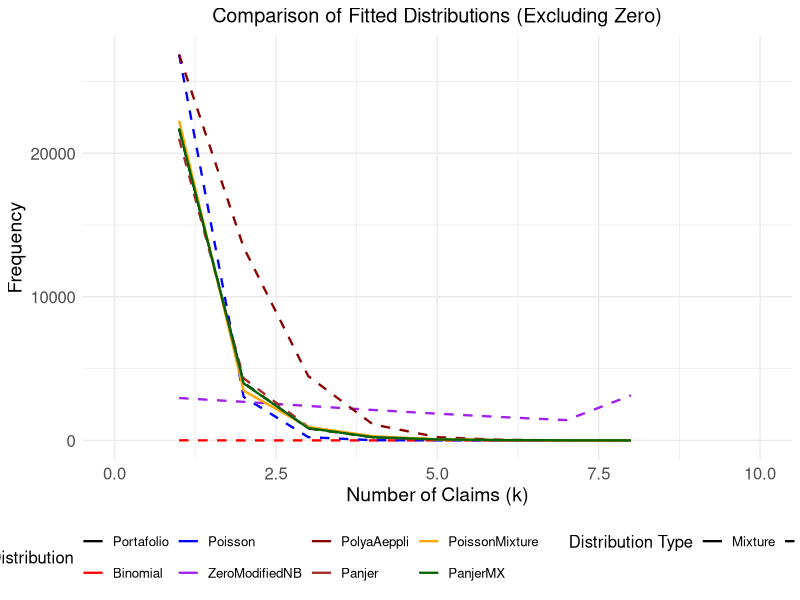

The R script that drew this image:
library(reshape2)
library(ggplot2)

# Final code

# Define the portfolio C0 with the provided data.
# You can change the portfolio to analyze different datasets.
C0 <- c(122628, 21686, 4014, 832, 224, 68, 17, 7, 7)

# Create a vector 'k' representing the events (0, 1, 2, ...).
k <- c(0:(length(C0) - 1))

# Calculate the length of vector 'k'.
limitek <- length(k)

# Calculate the probabilities of each event.
Prob <- (C0) / sum(C0, na.rm = TRUE)

# Calculate the expectation (expected value) of the distribution.
Esp <- sum((k * C0) / sum(C0, na.rm = TRUE), na.rm = TRUE)

# Calculate the variance of the distribution.
Var <- sum(C0 / sum(C0, na.rm = TRUE) * (k - Esp)^2, na.rm = TRUE)

# Calculate the dispersion index (variance/expectation).
Indice <- Var / Esp

# Binomial Distribution
# Calculate the binomial distribution for each event in 'k'.
binomial <- dbinom(k, 14, Esp / sum(C0, na.rm = TRUE)) * sum(C0, na.rm = TRUE)
# Round the binomial distribution values to 2 decimal places.
binomial_rounded <- round(binomial, 2)
# Calculate the estimated probability 'pest'.
pest <- round(Esp / sum(C0, na.rm = TRUE), 6)
# Calculate the sum of the binomial distribution values.
sum_binomial <- sum(binomial)

# Poisson Distribution
# Calculate the Poisson distribution for each event in 'k'.
Poisson <- dpois(k, Esp) * sum(C0, na.rm = TRUE)
# Round the Poisson distribution values to 2 decimal places.
Poisson_rounded <- round(Poisson, 2)
# Calculate the sum of the Poisson distribution values.
sum_Poisson <- sum(Poisson)

# Negative Binomial Distribution
# Calculate the negative binomial distribution for each event in 'k'.
BN <- dnbinom(k, Esp^2 / (Var - Esp), Esp / Var) * sum(C0, na.rm = TRUE)
# Round the negative binomial distribution values to 2 decimal places.
BN_rounded <- round(BN, 2)
# Calculate the estimated parameters 'r_est' and 'p_est'.
r_est <- Esp^2 / (Var - Esp)
p_est <- Esp / Var
# Calculate the sum of the negative binomial distribution values.
sum_BN <- sum(BN)

# Panjer Distribution
# Calculate the parameters 'qm', 'rmo', 'alpha', and 'beta'.
qm <- 1 - Esp / Var
rmo <- Esp^2 / (Var - Esp)
alpha <- qm
beta <- (rmo - 1) * qm

# Calculate the Panjer distribution for each event in 'k'.
Panjer <- gamma(rmo + k) / (gamma(rmo) * factorial(k)) * alpha^k * (1 - alpha)^rmo * sum(C0, na.rm = TRUE)
# Round the Panjer distribution values to 2 decimal places.
Panjer_rounded <- round(Panjer, 2)
# Calculate the sum of the Panjer distribution values.
sum_Panjer <- sum(Panjer)

# Mixture of distributions

# Necessary functions for estimations

# Function to calculate sample factorial moments.
# Prob is the relative frequency of an event (0,1,2,...)
# limitek is the length of the absolute frequency vector.
# Returns the first 4 factorial moments.
MoFactorial <- function(Prob, limitek) {
  momf <- vector()
  for (r in 1:4) {
    suma <- 0
    for (l in r:(limitek - 1)) {
      a <- gamma(l + 1) / gamma(l + 1 - r) * Prob[l + 1]
      suma <- suma + a
      momf[r] <- suma
    }
  }
  return(momf)
}

# Poisson Mixture
# Calculate sample factorial moments.
m <- MoFactorial(Prob, limitek)
# Calculate parameter 'theta'.
theta <- (m[3] - m[1] * m[2]) / (m[2] - m[1]^2)
# Calculate parameter 'gamma'.
gamma <- (m[1] * m[3] - m[2]^2) / (m[2] - m[1]^2)
# Calculate parameters 'lambda1' and 'lambda2'.
lambda1 <- theta / 2 + sqrt((theta / 2)^2 - gamma)
lambda2 <- theta / 2 - sqrt((theta / 2)^2 - gamma)
# Calculate parameter 'omega'.
omega <- (m[1] - lambda2) / (lambda1 - lambda2)

# Calculate Poisson distribution.
Pois <- c(dpois(k, m[1]) * sum(C0))
# Calculate the Poisson mixture distribution.
Poismix <- omega * c(dpois(k, lambda1) * sum(C0)) + (1 - omega) * c(dpois(k, lambda2) * sum(C0))
# Round the Poisson mixture values to 2 decimal places.
Poismix_rounded <- round(Poismix, 2)

# Negative Binomial Mixture
# Function to calculate Negative Binomial Distribution
# m is the vector of sample moments
# Esp is the sample expectation
# C0 is the portfolio
# k is the vector of events 0,1,2 ...
# Returns the distribution that fits the data
MixBN <- function(m, Esp, C0, k) {
  x <- (7 * m[2]^3 + 4 * m[3]^2 - 3 * m[2] * m[4] + 4 * Esp^2 * m[4] - 12 * Esp * m[2] * m[3])
  y <- (16 * m[2]^3 + 3 * m[3]^2 - 2 * m[2] * m[4] + 5 * Esp^2 * m[4] - 22 * Esp * m[2] * m[3])
  z <- 2 * (6 * m[2]^3 + Esp^2 * m[4] - 6 * Esp * m[2] * m[3])
  w <- (m[2]^3 + m[3]^2 - m[2] * m[4] + Esp^2 * m[4] - 2 * Esp * m[2] * m[3])
  
  pol <- c((z / w), (y / w), (x / w), 1)
  raices <- polyroot(pol)
  
  for (i in 1:3) {
    if (Im(raices[i]) < 0.001) {
      raizmayor <- raices[i]
      break
    }
  }
  
  for (i in 1:3) {
    if (Im(raices[i]) < 0.001 && Re(raices[i]) > Re(raizmayor)) {
      raizmayor <- raices[i]
    }
  }
  r <- Re(raizmayor)
  
  theta <- (r * m[3] - (r + 2) * Esp * m[2]) / ((r + 2) * (r * m[2] - (r + 1) * Esp^2))
  game <- ((r + 1) * Esp * m[3] - (r + 2) * m[2]^2) / ((r + 1) * (r + 2) * (r * m[2] - (r + 1) * Esp^2))
  
  pp1 <- theta / 2 + sqrt((theta / 2)^2 - game)
  p1 <- 1 / (pp1 + 1)
  pp2 <- theta / 2 - sqrt((theta / 2)^2 - game)
  p2 <- 1 / (pp2 + 1)
  
  omega2 <- ((Esp * p2 - r * (1 - p2)) * p1) / (r * (p2 - p1))
  BNMix <- c((gamma(r + k) / (gamma(r) * factorial(k))) * (omega2 * p1^r * (1 - p1)^k + (1 - omega2) * p2^r * (1 - p2)^k) * sum(C0, na.rm = TRUE))
}

# Calculate the negative binomial mixture distribution.
MixturaBN_result <- MixBN(m, Esp, C0, k)
# Round the negative binomial mixture values to 2 decimal places.
MixturaBN_rounded <- round(MixturaBN_result, 2)

# Panjer Mixture r1
# Function to calculate the positive roots of a cubic polynomial
# m is the vector of sample factorial moments
# Returns the estimated value of r
raices_validas <- function(m) {
  x <- (7 * m[2]^3 + 4 * m[3]^2 - 3 * m[2] * m[4] + 4 * m[1]^2 * m[4] - 12 * m[1] * m[2] * m[3])
  y <- (16 * m[2]^3 + 3 * m[3]^2 - 2 * m[2] * m[4] + 5 * m[1]^2 * m[4] - 22 * m[1] * m[2] * m[3])
  z <- 2 * (6 * m[2]^3 + m[1]^2 * m[4] - 6 * m[1] * m[2] * m[3])
  w <- (m[2]^3 + m[3]^2 - m[2] * m[4] + m[1]^2 * m[4] - 2 * m[1] * m[2] * m[3])
  
  pol <- c((z / w), (y / w), (x / w), 1)
  raices <- polyroot(pol)
  
  raices_validas <- vector()
  j <- 1
  for (i in 1:3) {
    if (Im(raices[i]) < 0.001 & Re(raices[i]) >= 0) {
      j <- j + 1
      raices_validas[j] <- raices[i]
    }
  }
  r <- Re(raices_validas)
  r <- r[!is.na(r)]
}

# Calculate the valid roots of the polynomial.
r <- raices_validas(m)

# Function to estimate parameters alpha and omega
# r is the vector of positive roots of a cubic polynomial
# m is the vector of sample factorial moments
# Returns the parameters of the mixture
Parametros <- function(r, m) {
  Matriz_parametros <- matrix(nrow = length(r), ncol = 6)
  for (i in 1:length(r)) {
    theta <- (r[i] * m[3] - (r[i] + 2) * m[1] * m[2]) / ((r[i] + 2) * (r[i] * m[2] - (r[i] + 1) * m[1]^2))
    game <- ((r[i] + 1) * m[1] * m[3] - (r[i] + 2) * m[2]^2) / ((r[i] + 1) * (r[i] + 2) * (r[i] * m[2] - (r[i] + 1) * m[1]^2))
    pp1 <- theta / 2 + sqrt((theta / 2)^2 - game)
    alpha1 <- pp1 / (pp1 + 1)
    pp2 <- theta / 2 - sqrt((theta / 2)^2 - game)
    alpha2 <- pp2 / (pp2 + 1)
    beta1 <- alpha1 * (r[i] - 1)
    beta2 <- alpha2 * (r[i] - 1)
    omega <- ((m[1] * (1 - alpha2) - r[i] * alpha2)) * (1 - alpha1) / (r[i] * (alpha1 - alpha2))
    vector_parametros <- c(r[i], alpha1, beta1, alpha2, beta2, omega)
    Matriz_parametros[i, ] <- vector_parametros
  }
  Matriz_parametros
}

# Estimate the parameters of the Panjer mixture.
parest <- Parametros(r, m)

# Function to calculate the Panjer mixture distribution
MixPanjer <- function(r, alpha1, alpha2, omega) {
  PjMix <- c((gamma(r + k) / (gamma(r) * factorial(k))) * (omega * alpha1^k * (1 - alpha1)^r + (1 - omega) * alpha2^k * (1 - alpha2)^r) * sum(C0))
  PjMix
}

# Obtain the two distributions.
PanjerMX_list <- list()
for (i in 1:nrow(parest)) {
  sol <- MixPanjer(parest[i, 1], parest[i, 2], parest[i, 4], parest[i, 6])
  PanjerMX_list[[i]] <- sol
}

# store the last Panjer mixed distribution in PanjerMX
PanjerMX <- PanjerMX_list[[length(PanjerMX_list)]]
# Round the PanjerMX values to 2 decimal places.
PanjerMX_rounded <- round(PanjerMX, 2)



# Zero-Modified Negative Binomial (ZM-NB)
# Function to calculate the ZM-NB distribution
ZM_NB <- function(C0, k) {
  p0_obs <- C0[1] / sum(C0)  # Observed probability of zero
  if (p0_obs == 1) {
    zm_nb <- ifelse(k == 0, sum(C0), 0)
  } else {
    # Estimate parameters using method of moments (simplified)
    mean_pos <- sum(k * C0[-1]) / sum(C0[-1])
    var_pos <- sum((k - mean_pos)^2 * C0[-1]) / sum(C0[-1])
    
    if (var_pos > mean_pos) {
      r_est <- mean_pos^2 / (var_pos - mean_pos)
      p_est <- mean_pos / var_pos
      p0_nb <- (p_est)^r_est
      omega <- (C0[1] - sum(C0) * p0_nb) / (sum(C0) * (1 - p0_nb))
      
      if (omega < 0 || omega > 1) {
        zm_nb <- rep(NA, length(k)) # Indicate invalid parameters
      } else {
        zm_nb <- ifelse(k == 0, sum(C0) * omega, (1 - omega) * sum(C0) * dnbinom(k[k > 0], r_est, p_est))
        zm_nb[1] <- sum(C0) * omega
      }
    } else {
      zm_nb <- rep(NA, length(k)) # Indicate invalid parameters
    }
  }
  return(zm_nb)
}

ZM_NB_dist <- ZM_NB(C0, k)
ZM_NB_rounded <- round(ZM_NB_dist, 2)

# Pólya-Aeppli Distribution
# Function to calculate the Pólya-Aeppli distribution
Polya_Aeppli <- function(C0, k) {
  mean_val <- sum(k * C0) / sum(C0)
  var_val <- sum((k - mean_val)^2 * C0) / sum(C0)
  
  if (var_val > mean_val) {
    lambda_est <- mean_val
    beta_est <- (var_val - mean_val) / mean_val
    
    polya_aeppli <- vector("numeric", length(k))
    polya_aeppli[1] <- exp(-lambda_est)
    for (i in 1:(length(k) - 1)) {
      polya_aeppli[i + 1] <- (lambda_est / factorial(i)) * sum(exp(-lambda_est) * beta_est^(0:(i)) * (1 - beta_est)^(i - (0:(i))) * choose(i, 0:(i)))
    }
  } else {
    polya_aeppli <- rep(NA, length(k)) # Indicate invalid parameters
  }
  return(polya_aeppli * sum(C0))
}

Polya_Aeppli_dist <- Polya_Aeppli(C0, k)
Polya_Aeppli_rounded <- round(Polya_Aeppli_dist, 2)




# Function to calculate the Chi-squared statistic for each distribution
# C0 the portfolio data
# limitek
# Probest vector of estimated probabilities
# p number of parameters to estimate
# Returns the statistic value
Chi <- function(C0, limitek, Probest, p) {
  indicetemp <- 0
  suma <- 0
  for (i in 1:limitek) {
    if (i + 1 <= limitek & Probest[i + 1] < 2) {
      indicetemp <- i
      break
    } else {
      suma <- suma + (C0[i] - Probest[i])^2 / Probest[i]
    }
  }
  suma1 <- 0
  if (indicetemp > 0) {
    sumac <- 0
    sumap <- 0
    for (i in indicetemp:limitek) {
      sumap <- sumap + Probest[i]
      sumac <- sumac + C0[i]
    }
    suma1 <- (sumap - sumac)^2 / sumap
  }
  if (indicetemp == 0) {
    indicetemp <- limitek
  }
  
  chi_stat <- suma + suma1
  degrees_of_freedom <- (indicetemp - 1 - p)
  c(chi_stat, degrees_of_freedom)
}

# Calculate the Chi-squared statistic for each distribution.
Chipois <- Chi(C0, limitek, Poisson, 1)
Chibinom <- Chi(C0, limitek, binomial, 1)
ChiBN <- Chi(C0, limitek, BN, 2)
ChiBN_ZM <- Chi(C0, limitek,ZM_NB_dist , 2)
ChiPolya <- Chi(C0, limitek, Polya_Aeppli_dist, 2)
ChiPanjer <- Chi(C0, limitek, Panjer, 2)
Chimixpois <- Chi(C0, limitek, Poismix, 1)
ChimixBN <- Chi(C0, limitek, MixturaBN_result, 1)
ChimixPanjer <- Chi(C0, limitek, PanjerMX, 1)

# Print the results
cat("Results:\n\n")

cat("Binomial Distribution:\n")
print(binomial_rounded)
cat("Chi-square", Chibinom, "\n\n")

cat("Poisson Distribution:\n")
print(Poisson_rounded)
cat("Chi-square", Chipois, "\n\n")

cat("Negative Binomial Distribution:\n")
print(BN_rounded)
cat("Chi-square", ChiBN, "\n\n")

cat("Zero-Modified Negative Binomial (ZM-NB):\n")
print(ZM_NB_rounded)
cat("Chi-square", ChiBN_ZM, "\n\n")

cat("Pólya-Aeppli Distributionn:\n")
print(Polya_Aeppli_rounded)
cat("Chi-square", ChiPolya, "\n\n")


cat("Panjer Distribution:\n")
print(Panjer_rounded)
cat("Chi-square", ChiPanjer, "\n\n")

cat("Poisson Mixture Distribution:\n")
print(Poismix_rounded)
cat("Chi-square", Chimixpois, "\n\n")

cat("Negative Binomial Mixture Distribution:\n")
print(MixturaBN_rounded)
cat("Chi-square", ChimixBN, "\n\n")

cat("Panjer Mixture Distribution:\n")
print(PanjerMX_rounded)
cat("Chi-square", ChimixPanjer, "\n\n")

# Create a data frame with all the distributions, including C0
plot_data <- data.frame(
  k = k,
  Portafolio = C0,    # Corrected variable name to C0
  Binomial = binomial_rounded,
  Poisson = Poisson_rounded,
  ZeroModifiedNB = ZM_NB_rounded,
  PolyaAeppli = Polya_Aeppli_rounded,
  Panjer = Panjer_rounded,
  PoissonMixture = Poismix_rounded,
  PanjerMX = PanjerMX_rounded    # Corrected consistency
)

# Filter out the row where k is 0
plot_data_filtered <- plot_data[plot_data$k != 0,]

# Melt the data frame to long format
plot_data_melted <- melt(plot_data_filtered, id.vars = "k",
                         variable.name = "Distribution", value.name = "Frequency")    # Changed value.name to Frequency

# Add a 'linetype' column to distinguish mixture vs. non-mixture
plot_data_melted$Linetype <- ifelse(
  plot_data_melted$Distribution %in% c("PoissonMixture", "PanjerMX"),    # Corrected consistency
  "Mixture",
  "Non-Mixture"
)

# 2. Create the Plot

#   - Use ggplot for flexibility
#   - Plot 'k' on the x-axis, 'Frequency' on the y-axis (corrected)
#   - Use different colors for each distribution
#   - Use 'linetype' to control line style
#   - Use a more distinct color palette
#   - Show legends, but don't duplicate them on the lines

library(ggplot2)

ggplot(plot_data_melted, aes(x = k, y = Frequency, color = Distribution, linetype = Linetype)) +    # Corrected y-axis label
  geom_line(linewidth = 0.8) +
  scale_linetype_manual(values = c("Mixture" = "solid", "Non-Mixture" = "dashed"),
                        name = "Distribution Type") + # Add a name to the linetype legend
  # Use a more distinct color palette
  scale_color_manual(values = c(
    "Portafolio" = "black",    # Corrected variable name to C0
    "Binomial" = "red",
    "Poisson" = "blue",
    "ZeroModifiedNB" = "purple",
    "PolyaAeppli" = "darkred",
    "Panjer" = "brown",
    "PoissonMixture" = "orange",
    "PanjerMX" = "darkgreen"    # Corrected consistency
  ), name = "Distribution") + # Add a name to the color legend
  scale_x_continuous(limits = c(min(k), max(k) + 2)) +  # Extend x-axis for labels
  labs(
    title = "Comparison of Fitted Distributions (Excluding Zero)",
    x = "Number of Claims (k)",
    y = "Frequency"    # Corrected y-axis label
  ) +
  theme_minimal() +
  theme(
    plot.title = element_text(hjust = 0.5),    # Center title
    legend.position = "bottom",    # Position the legend at the bottom
    axis.text = element_text(size = 12),   # Adjust axis text size
    axis.title = element_text(size = 14),  # Adjust axis title size
    text = element_text(size = 12)        # Adjust general text size
  )
